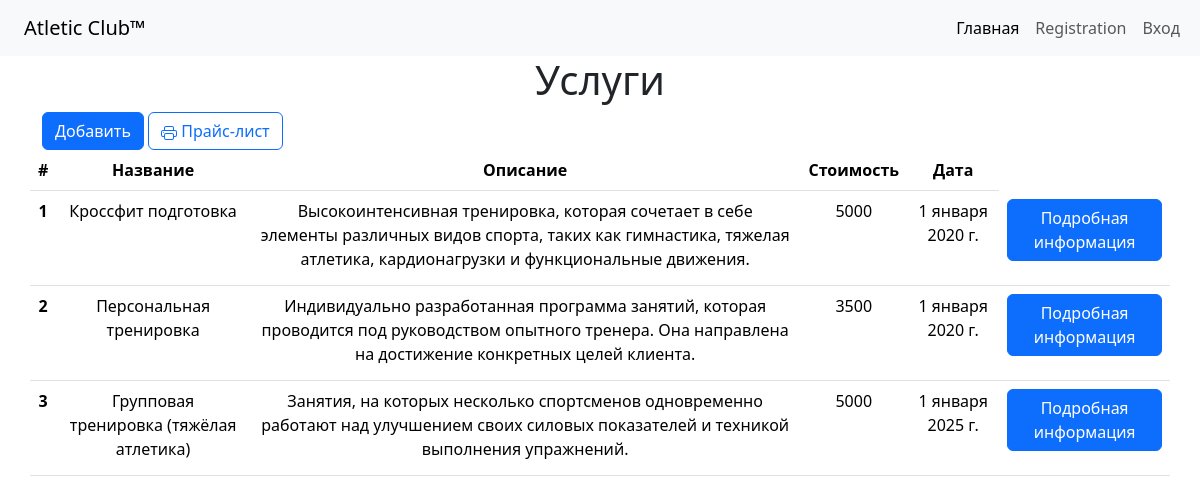
Page /services/ on the committed database.
### diplom/services/models.py (models this page shows, shortened)
class Services(models.Model):
    date = models.DateField(blank="True", verbose_name="Дата")
    name = models.CharField(max_length=250, verbose_name='Наименование')
    description = models.TextField(max_length=250, verbose_name='Описание')
    price = models.IntegerField(verbose_name='Стоимость')
    unit = models.IntegerField(verbose_name='Единица измерения')

### diplom/services/views.py (the view)
# urls.py: path('', views.ServiceListView.as_view(), name='service_list'),
class ServiceListView(ListView):
    model = models.Services
    template_name = 'services/service_list.html'
    context_object_name = 'services'

### diplom/templates/services/service_list.html (shortened to what this page needs)
{% extends 'base.html' %}
{% block content %}
<table class="table text-center container">
  <div class="container">
    <h1 align="center">Услуги</h1>
    <div class="d-grid gap-2 d-md-block">
      <form action="{% url 'service_create' %}">
        <input class="btn btn-primary" type="submit" value="Добавить">
      </form>
      <button type="button" class="btn btn-outline-primary">
        Прайс-лист
      </button>
    </div>
  </div>
    <thead>
      <tr>
        <th scope="col">#</th>
        <th scope="col">Название</th>
        <th scope="col">Описание</th>
        <th scope="col">Стоимость</th>
        <th scope="col">Дата</th>
      </tr>
    </thead>
    <tbody>
        {% for s in services %}
      <tr>
        <th scope="row">{{s.id}}</th>
        <td>{{s.name}}</td>
        <td>{{s.description}}</td>
        <td>{{s.price}}</td>
        <td>{{s.date}}</td>
        <td>
          <form action="{% url 'service_show' s.pk %}">
            <button class="btn btn-primary mb-3" type="submit">Подробная информация</button>
          </form>
        </td>
      </tr>
        {% endfor %}
    </tbody>
  </table>
{% endblock %}

### rows in the picture
Services: id "1", name "Кроссфит подготовка", description "Высокоинтенсивная тренировка, которая сочетает в себе элементы различных видов спорта, таких как гимнастика, тяжелая атлетика, кардионагрузки и функциональные движения.", price "5000", date "1 января 2020 г."
Services: id "2", name "Персональная тренировка", description "Индивидуально разработанная программа занятий, которая проводится под руководством опытного тренера. Она направлена на достижение конкретных целей клиента.", price "3500", date "1 января 2020 г."
Services: id "3", name "Групповая тренировка (тяжёлая атлетика)", description "Занятия, на которых несколько спортсменов одновременно работают над улучшением своих силовых показателей и техникой выполнения упражнений.", price "5000", date "1 января 2025 г."
